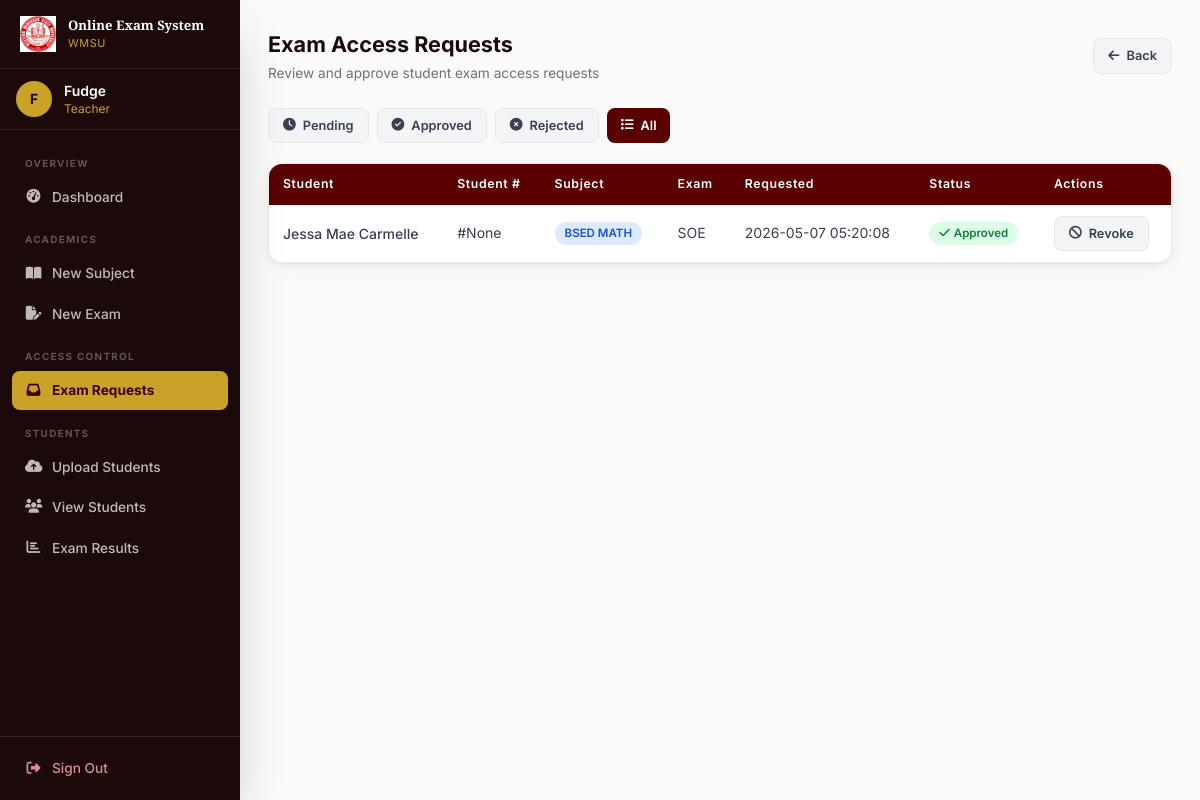
The page /teacher/exam_requests?status=all (signed in) on the database its author committed.
### tables this page shows
CREATE TABLE exam_access_requests (
            id INTEGER PRIMARY KEY AUTOINCREMENT,
            student_id INTEGER NOT NULL,
            exam_id INTEGER NOT NULL,
            status TEXT DEFAULT 'pending',
            requested_at TIMESTAMP DEFAULT CURRENT_TIMESTAMP,
            reviewed_at TIMESTAMP,
            UNIQUE(student_id, exam_id),
            FOREIGN KEY (student_id) REFERENCES users (id),
            FOREIGN KEY (exam_id) REFERENCES exams (id)
        );

CREATE TABLE users (
        id INTEGER PRIMARY KEY AUTOINCREMENT,
        name TEXT NOT NULL,
        email TEXT UNIQUE NOT NULL,
        password TEXT NOT NULL,
        role TEXT NOT NULL,
        student_number INTEGER UNIQUE,
        is_verified INTEGER DEFAULT 0
    );

CREATE TABLE subjects (
        id INTEGER PRIMARY KEY AUTOINCREMENT,
        subject_name TEXT NOT NULL,
        teacher_id INTEGER NOT NULL,
        FOREIGN KEY (teacher_id) REFERENCES users (id)
    );

CREATE TABLE exams (
        id INTEGER PRIMARY KEY AUTOINCREMENT,
        subject_id INTEGER NOT NULL,
        title TEXT NOT NULL,
        duration INTEGER NOT NULL,
        FOREIGN KEY (subject_id) REFERENCES subjects (id)
    );

### app.py (the view, shortened to what this page needs)
@app.route('/teacher/exam_requests')
@login_required
@role_required('teacher')
def exam_requests():
    conn = get_db()
    status_filter = request.args.get('status', 'pending')
    if status_filter == 'all':
        all_requests = db_execute(conn, """
            SELECT r.*, u.name as student_name, u.student_number, e.title as exam_title, s.subject_name
            FROM exam_access_requests r
            JOIN users u ON r.student_id = u.id
            JOIN exams e ON r.exam_id = e.id
            JOIN subjects s ON e.subject_id = s.id
            WHERE s.teacher_id = ?
            ORDER BY r.requested_at DESC
        """, (session['user_id'],)).fetchall()
    conn.close()
    return render_template('exam_requests.html', requests=all_requests, status_filter=status_filter)

### app.py (called while the page is built)
def get_db():
    if USE_POSTGRES:
        conn = psycopg2.connect(DATABASE_URL)
        conn.autocommit = False
        return conn
    else:
        conn = sqlite3.connect('examination.db')
        conn.row_factory = sqlite3.Row
        return conn

def db_cursor(conn):
    if USE_POSTGRES:
        return conn.cursor(cursor_factory=psycopg2.extras.RealDictCursor)
    return conn.cursor()

def db_execute(conn, sql, params=()):
    if USE_POSTGRES:
        sql = sql.replace('?', '%s')
    cur = db_cursor(conn)
    cur.execute(sql, params)
    return cur

def login_required(f):
    @wraps(f)
    def decorated(*args, **kwargs):
        if 'user_id' not in session:
            flash('Please sign in to continue.', 'danger')
            return redirect(url_for('login'))
        return f(*args, **kwargs)
    return decorated

def role_required(role):
    def decorator(f):
        @wraps(f)
        def decorated(*args, **kwargs):
            if session.get('role') != role:
                flash('You do not have permission to access that page.', 'danger')
                return redirect(url_for('dashboard'))
            return f(*args, **kwargs)
        return decorated
    return decorator

### templates/exam_requests.html (shortened to what this page needs)
{% extends "base.html" %}
{% block content %}
<div class="mb-6 flex items-center justify-between flex-wrap gap-3">
    <div>
        <h1 class="page-title">Exam Access Requests</h1>
        <p class="page-subtitle">Review and approve student exam access requests</p>
    </div>
    <a href="{{ url_for('teacher_dashboard') }}" class="btn btn-secondary btn-sm">
        <i class="fas fa-arrow-left"></i> Back
    </a>
</div>
<div class="flex gap-2 mb-5 flex-wrap">
    <a href="{{ url_for('exam_requests', status='pending') }}"
       class="btn btn-sm {% if status_filter == 'pending' %}btn-primary{% else %}btn-secondary{% endif %}">
        <i class="fas fa-clock"></i> Pending
    </a>
    <a href="{{ url_for('exam_requests', status='approved') }}"
       class="btn btn-sm {% if status_filter == 'approved' %}btn-primary{% else %}btn-secondary{% endif %}">
        <i class="fas fa-circle-check"></i> Approved
    </a>
    <a href="{{ url_for('exam_requests', status='rejected') }}"
       class="btn btn-sm {% if status_filter == 'rejected' %}btn-primary{% else %}btn-secondary{% endif %}">
        <i class="fas fa-times-circle"></i> Rejected
    </a>
    <a href="{{ url_for('exam_requests', status='all') }}"
       class="btn btn-sm {% if status_filter == 'all' %}btn-primary{% else %}btn-secondary{% endif %}">
        <i class="fas fa-list"></i> All
    </a>
</div>
<div class="card">
    {% if requests %}
    <div class="overflow-x-auto">
        <table class="data-table">
            <thead>
                <tr>
                    <th>Student</th>
                    <th>Student #</th>
                    <th>Subject</th>
                    <th>Exam</th>
                    <th>Requested</th>
                    <th>Status</th>
                    <th>Actions</th>
                </tr>
            </thead>
            <tbody>
                {% for req in requests %}
                <tr>
                    <td class="font-medium text-gray-800">{{ req.student_name }}</td>
                    <td class="text-gray-500 text-sm">#{{ req.student_number }}</td>
                    <td><span class="badge badge-blue">{{ req.subject_name }}</span></td>
                    <td class="text-gray-800 text-sm">{{ req.exam_title }}</td>
                    <td class="text-gray-500 text-sm">
                        {{ req.requested_at.strftime('%b %d, %Y') if req.requested_at and req.requested_at is not string else req.requested_at or '—' }}
                    </td>
                    <td>
                        {% if req.status == 'pending' %}
                        <span class="badge badge-yellow"><i class="fas fa-clock text-xs"></i> Pending</span>
                        {% elif req.status == 'approved' %}
                        <span class="badge badge-green"><i class="fas fa-check text-xs"></i> Approved</span>
                        {% else %}
                        <span class="badge badge-red"><i class="fas fa-times text-xs"></i> Rejected</span>
                        {% endif %}
                    </td>
                    <td>
                        {% if req.status == 'pending' %}
                        <div class="flex gap-1.5">
                            <form method="POST" action="{{ url_for('approve_request', req_id=req.id) }}">
                                <button type="submit" class="btn btn-success btn-sm"><i class="fas fa-check"></i> Approve</button>
                            </form>
                            <form method="POST" action="{{ url_for('reject_request', req_id=req.id) }}">
                                <button type="submit" class="btn btn-danger btn-sm"><i class="fas fa-times"></i> Reject</button>
                            </form>
                        </div>
                        {% elif req.status == 'approved' %}
                        <form method="POST" action="{{ url_for('reject_request', req_id=req.id) }}">
                            <button type="submit" class="btn btn-sm btn-secondary" onclick="return confirm('Revoke this student\'s access?')"><i class="fas fa-ban"></i> Revoke</button>
                        </form>
                        {% else %}
                        <form method="POST" action="{{ url_for('approve_request', req_id=req.id) }}">
                            <button type="submit" class="btn btn-success btn-sm"><i class="fas fa-check"></i> Approve</button>
                        </form>
                        {% endif %}
                    </td>
                </tr>
                {% endfor %}
            </tbody>
        </table>
    </div>
    {% endif %}
</div>
{% endblock %}

### templates/base.html (style rules this page uses)
* { box-sizing:border-box }
html { scroll-behavior:smooth }
body { font-family:'Inter',system-ui,sans-serif }
.data-table { width:100%;border-collapse:collapse }
.data-table th { background:#5a0000;color:#fff;padding:11px 14px;text-align:left;font-size:.77rem;font-weight:600;letter-spacing:.05em;white-space:nowrap }
.data-table th:first-child { border-radius:8px 0 0 0 }
.data-table th:last-child { border-radius:0 8px 0 0 }
.data-table td { padding:11px 14px;font-size:.875rem;color:#374151;border-bottom:1px solid #f3f0ee;vertical-align:middle }
.data-table tbody tr { background:#fff;transition:background .15s }
.data-table tbody tr:last-child td { border-bottom:none }
.btn { display:inline-flex;align-items:center;gap:7px;padding:10px 20px;border:none;border-radius:8px;font-size:.875rem;font-weight:600;cursor:pointer;transition:all .2s;font-family:'Inter',sans-serif;text-decoration:none;white-space:nowrap }
.btn-primary { background:#5a0000;color:#fff }
.btn-secondary { background:#f3f4f6;color:#374151;border:1.5px solid #e5e7eb }
.btn-sm { padding:7px 14px;font-size:.8rem }
.badge { display:inline-flex;align-items:center;gap:4px;padding:3px 10px;border-radius:20px;font-size:.72rem;font-weight:600 }
.badge-green { background:#dcfce7;color:#15803d }
.badge-blue { background:#dbeafe;color:#1d4ed8 }
.card { background:#fff;border-radius:14px;box-shadow:0 1px 3px rgba(0,0,0,.08),0 4px 16px rgba(0,0,0,.06);border:1px solid #f0ebe8;overflow:hidden }
.page-title { font-size:1.35rem;font-weight:700;color:#1a0a0a;margin-bottom:3px }
.page-subtitle { font-size:.855rem;color:#6b7280 }
a { text-decoration:none }

### rows shown on the page
exam_access_requests: student_name "Jessa Mae Carmelle", student_number "None", subject_name "BSED MATH", exam_title "SOE", requested_at "2026-05-07 05:20:08", status "approved" (drawn)

### other values the page prints
{{ (session.name or 'U')[0]|upper }} "F"
{{ session.name }} "Fudge"
{{ session.role }} "Teacher"
